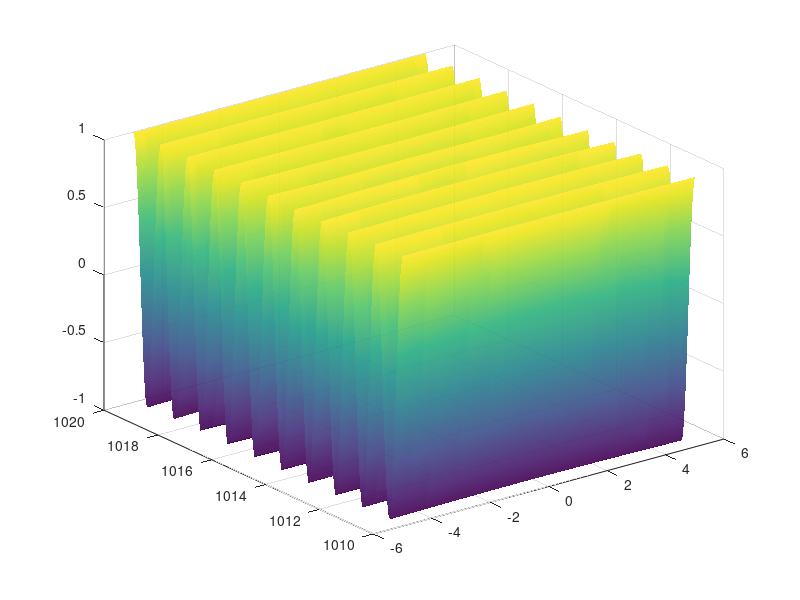

Reproduce this figure in MATLAB. (Note: this script raises an error after producing the figure.)
% ######################### Dec 11, 2024
% ######################### Implementation of the paper "Achieving Beamfocusing via Two Separated Uniform Linear Arrays"
% ######################### Written by Shima Mashhadi, PhD student at Rochester Institute of Technology, supervised by Professor Alireza Vahid.
% ######################### Near-field beamfocucing design 
% ######################### Beamfocusing of 1 ULA
clear; clc;
% Constants
antenna_Number =2;
Focal_point = 12;
c = 3 * 10^8;
f_c =30 * 10^9;
wave_length = c / f_c
space_Ant_elemets = wave_length/2;
% Antenna axis
antenna_axise = ((1:antenna_Number) - ((antenna_Number + 1) / 2))* space_Ant_elemets;
% antenna_axise = ((1:antenna_Number) )* space_Ant_elemets;

A = space_Ant_elemets^2;%wave_length^2 / (4);
x = linspace(-5,5,150);
z_Planar = linspace(1010,1020,150);
z_Curved = linspace(10,15,150);
WaveFront_Planar = zeros(length(x), length(z_Planar));
WaveFront_Curved = zeros(length(x), length(z_Curved));
for i = 1:length(x)
    for j = 1:length(z_Planar)
        WaveFront_Planar(i,j) = sqrt(1 / ((antenna_Number)^2))*sum(exp(-1i * (2 * pi / wave_length) * ((antenna_axise - x(i)*wave_length).^2/(2*z_Planar(j)*wave_length) + z_Planar(j)*wave_length)));
    end
    for j =1:length(z_Curved)
        WaveFront_Curved(i,j) = sqrt(1 / ((antenna_Number)^2))*sum(exp(-1i * (2 * pi / wave_length) * ((antenna_axise - x(i)*wave_length).^2/(2*z_Curved(j)*wave_length) + z_Curved(j)*wave_length)));
    end
end
 

%% Plot the results
%% Planar WaveFront
figure(1);
set(gcf, 'Color', 'w')

% imagesc(x, (z), real(G_results')); % Heatmap
h = surf(x, z_Planar, real(WaveFront_Planar'), ...
    'EdgeColor', [0.3 0.3 0.3], ...       % Darker edge for better contrast
    'FaceAlpha', 0.9);                    % Slight transparency for depth

shading interp                          % Smooth color transitions
% colormap parula                         % Better color contrast
lighting phong                          % Add smooth lighting
camlight headlight                      % Position the light source
material dull                           % Less shiny surface

xlim([-5,5])
ylim([1010,1015])
set(gca, 'YDir', 'normal'); % Ensure correct orientation
% 
% colorbar;                  % Add colorbar
xlabel('x','FontSize', 14);
ylabel('z','FontSize', 14);
box on;
%% Curved WaveFront
figure(2);
set(gcf, 'Color', 'w')

% imagesc(x, (z), real(G_results')); % Heatmap
h = surf(x, z_Curved, real(WaveFront_Curved'), ...
    'EdgeColor', [0.3 0.3 0.3], ...       % Darker edge for better contrast
    'FaceAlpha', 0.9);                    % Slight transparency for depth

shading interp                          % Smooth color transitions
% colormap parula                         % Better color contrast
lighting phong                          % Add smooth lighting
camlight headlight                      % Position the light source
material dull                           % Less shiny surface
set(h, 'LineWidth', 1.5);

xlim([-5,5])
ylim([10,15])
set(gca, 'YDir', 'normal'); % Ensure correct orientation
xlabel('x','FontSize', 14);
ylabel('z','FontSize', 14);
box on;
